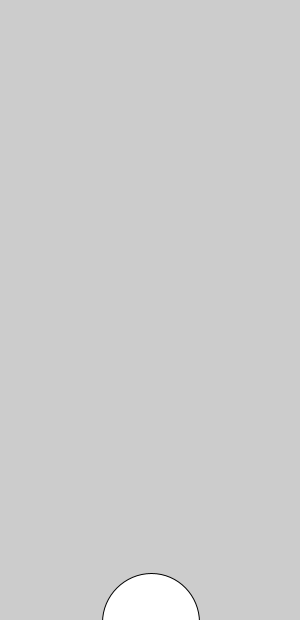
Frame 1 (no input)
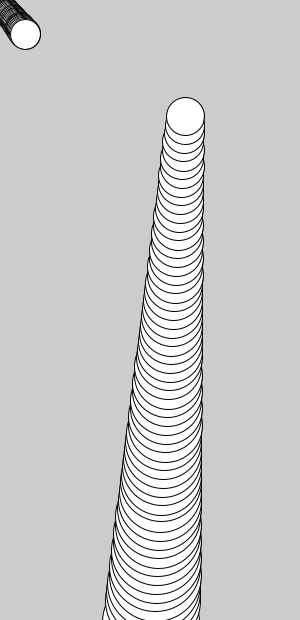
Frame 60 (the mouse pressed at the canvas centre just before this capture)
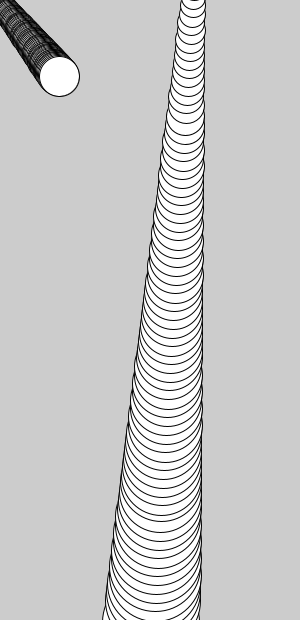
Frame 120 (the mouse held since frame 60 and released just before this capture)

The Processing sketch that drew these frames (run headless with seeded random() and noise(); from frame 60 on, the mouse is pressed at the canvas centre):

// Processing sketch: Exercise3
// ── Exercise3.pde
void setup() {
  size(300, 620);
}

void draw() {

  int time = millis();
  float x1 = 150;
  float y1 = 650;
  float sizeW = 100;

  //white pillar
  ellipse(x1+time/30, y1-time/2, sizeW-time/17, sizeW-time/17);

  float x2 = -10;
  float y2 = -10;
  float sizeB = 20;

  //black pillar
  ellipse(x2+time/30, y2+time/24, sizeB+time/100, sizeB+time/100);
}
